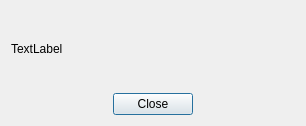
<?xml version="1.0" encoding="UTF-8"?>
<ui version="4.0">
 <class>TMExceptionDialog</class>
 <widget class="QDialog" name="TMExceptionDialog">
  <property name="geometry">
   <rect>
    <x>0</x>
    <y>0</y>
    <width>306</width>
    <height>126</height>
   </rect>
  </property>
  <property name="sizePolicy">
   <sizepolicy hsizetype="Fixed" vsizetype="Fixed">
    <horstretch>0</horstretch>
    <verstretch>0</verstretch>
   </sizepolicy>
  </property>
  <property name="windowTitle">
   <string>Error occurs!</string>
  </property>
  <layout class="QVBoxLayout" name="verticalLayout">
   <item>
    <layout class="QHBoxLayout" name="horizontalLayout_2">
     <item>
      <widget class="QLabel" name="errorDescription">
       <property name="sizePolicy">
        <sizepolicy hsizetype="Expanding" vsizetype="Expanding">
         <horstretch>0</horstretch>
         <verstretch>0</verstretch>
        </sizepolicy>
       </property>
       <property name="text">
        <string>TextLabel</string>
       </property>
      </widget>
     </item>
     <item>
      <spacer name="horizontalSpacer_3">
       <property name="orientation">
        <enum>Qt::Horizontal</enum>
       </property>
       <property name="sizeHint" stdset="0">
        <size>
         <width>40</width>
         <height>20</height>
        </size>
       </property>
      </spacer>
     </item>
    </layout>
   </item>
   <item>
    <layout class="QHBoxLayout" name="horizontalLayout">
     <item>
      <spacer name="horizontalSpacer">
       <property name="orientation">
        <enum>Qt::Horizontal</enum>
       </property>
       <property name="sizeHint" stdset="0">
        <size>
         <width>40</width>
         <height>20</height>
        </size>
       </property>
      </spacer>
     </item>
     <item>
      <widget class="QPushButton" name="closeButton">
       <property name="text">
        <string>Close</string>
       </property>
      </widget>
     </item>
     <item>
      <spacer name="horizontalSpacer_2">
       <property name="orientation">
        <enum>Qt::Horizontal</enum>
       </property>
       <property name="sizeHint" stdset="0">
        <size>
         <width>40</width>
         <height>20</height>
        </size>
       </property>
      </spacer>
     </item>
    </layout>
   </item>
  </layout>
 </widget>
 <resources/>
 <connections>
  <connection>
   <sender>closeButton</sender>
   <signal>clicked()</signal>
   <receiver>TMExceptionDialog</receiver>
   <slot>close()</slot>
   <hints>
    <hint type="sourcelabel">
     <x>168</x>
     <y>95</y>
    </hint>
    <hint type="destinationlabel">
     <x>293</x>
     <y>89</y>
    </hint>
   </hints>
  </connection>
 </connections>
</ui>
